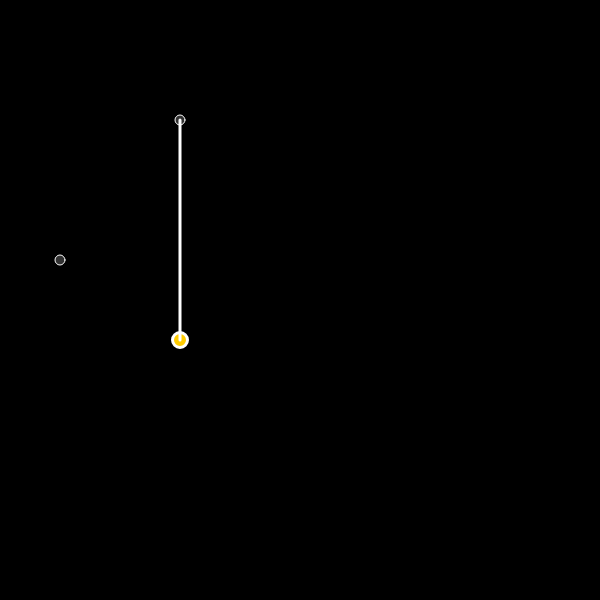
Frame 1 (no input)
Frame 60 (no input): identical to frame 1, image omitted
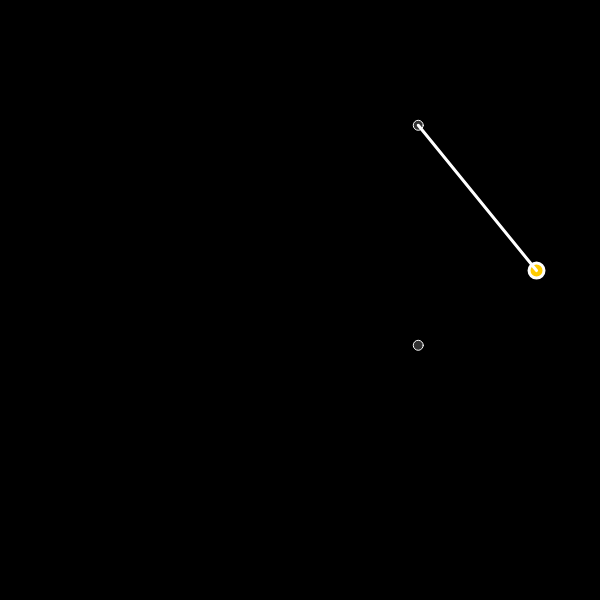
Frame 120 (the mouse pressed at the canvas centre since frame 60)

The p5.js sketch that drew these frames (run headless with seeded random() and noise() and a simulated clock; from frame 60 on, the mouse is pressed at the canvas centre):

// p5.js sketch
// ── sketch.js
let mover, mover1, mover2;
let lerpFactor = 0;
let bells 

function setup() {
  createCanvas(600, 600);
  mover = new Mover(width/2-120,height/2-180,1);
  mover1 = new Mover(width/2-120,height/2+40,1);
  
  let s2=2
  mover2 = new Mover(width/2-120*s2,height/2-40,s2);
  background(0);
  
 
}

function draw() {
  background(0);
  
  mover.update(1);
  mover.show();
 
  mover1.update(1);
  mover1.show();
 
  mover2.update(1);
  mover2.show();
 
  stroke(255);
  strokeWeight(3);
  
  if (mouseIsPressed) {
    lerpFactor += 0.02;
  } else {
    lerpFactor -= 0.05;
  }
  lerpFactor = constrain(lerpFactor, 0, 1);
   
  let bellPos = p5.Vector.lerp(mover1.pos, mover2.pos, lerpFactor);
    fill(255, 204, 0); 
    ellipse(bellPos.x, bellPos.y, 15, 15); 
  
  line(mover.pos.x, mover.pos.y , bellPos.x,bellPos.y);
 
  // line(mover.pos.x, mover.pos.y , mover1.pos.x, mover1.pos.y);
  // line(mover.pos.x, mover.pos.y , mover2.pos.x, mover2.pos.y );
}

class Mover {
  constructor(x, y,s) {
    this.y=y
    this.pos = createVector(x, y);
    // this.vel = createVector(1, -1);
    this.vel = createVector(0,-1);
    this.vel.setMag(2*s);
    this.acc=0
  }

  update(s2) {  
    // this.vel.add(this.acc);
    //this.pos.add(this.vel);
    
    let mouse = createVector(width/2, this.y);
    this.acc = p5.Vector.sub(mouse, this.pos);
    //this.acc.mult(0.0004);//是个圆？？？
    this.acc.mult(0.003*s2)//重复椭圆
    //this.acc.setMag(2);//位置会变，椭圆
    
    //this.pos.add(this.vel);
    
    //this.vel.limit(10);
    if (mouseIsPressed){
    this.vel.add(this.acc); 
    this.pos.add(this.vel);
    }
  }
  
  show() {
    stroke(255);
    strokeWeight(1);
    fill(255, 50);
    ellipse(this.pos.x, this.pos.y, 10);
  }
}
